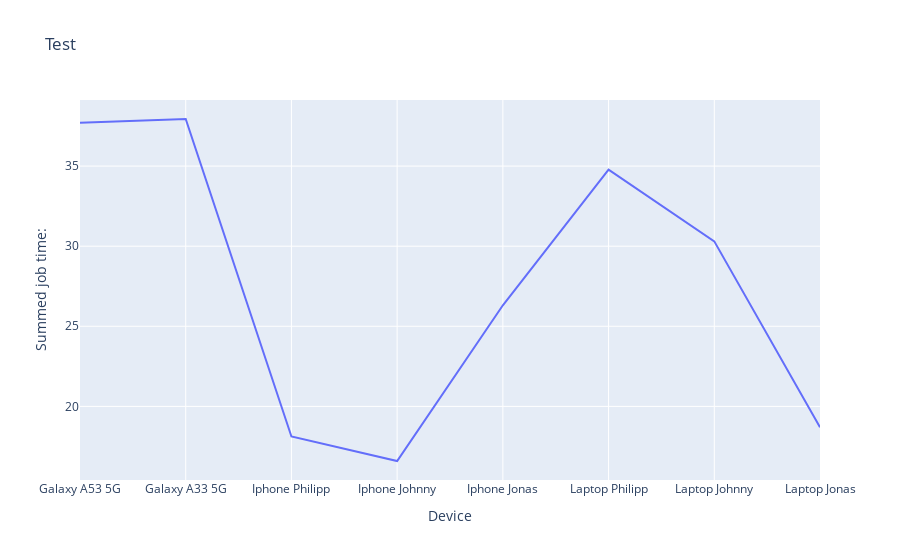

The notebook cell saved with this chart:
### Code cell
fig = px.line(df, x="Device", y="Summed job time:", title='Test')
#layout = go.Layout(yaxis=dict(tickformat=".2%"))
#fig.update_layout(yaxis_tickformat=".2%")
fig.update_yaxes(type='linear')

fig.show()

### Figure 1 — Plotly figure (JSON) as saved in the notebook; plotly's stock layout.template omitted (floating-point values rounded to 4 significant figures)
{"data": [{"hovertemplate": "Device=%{x}<br>Summed job time:=%{y}<extra></extra>", "legendgroup": "", "line": {"color": "#636efa", "dash": "solid"}, "marker": {"symbol": "circle"}, "mode": "lines", "name": "", "orientation": "v", "showlegend": false, "type": "scatter", "x": ["Galaxy A53 5G", "Galaxy A33 5G", "Iphone Philipp", "Iphone Johnny", "Iphone Jonas", "Laptop Philipp", "Laptop Johnny", "Laptop Jonas"], "xaxis": "x", "y": ["37.71", "37.94", "18.12", "16.59", "26.31", "34.78", "30.30", "18.69"], "yaxis": "y"}], "layout": {"legend": {"tracegroupgap": 0}, "title": {"text": "Test"}, "xaxis": {"anchor": "y", "domain": [0, 1], "title": {"text": "Device"}}, "yaxis": {"anchor": "x", "domain": [0, 1], "title": {"text": "Summed job time:"}, "type": "linear"}}}
